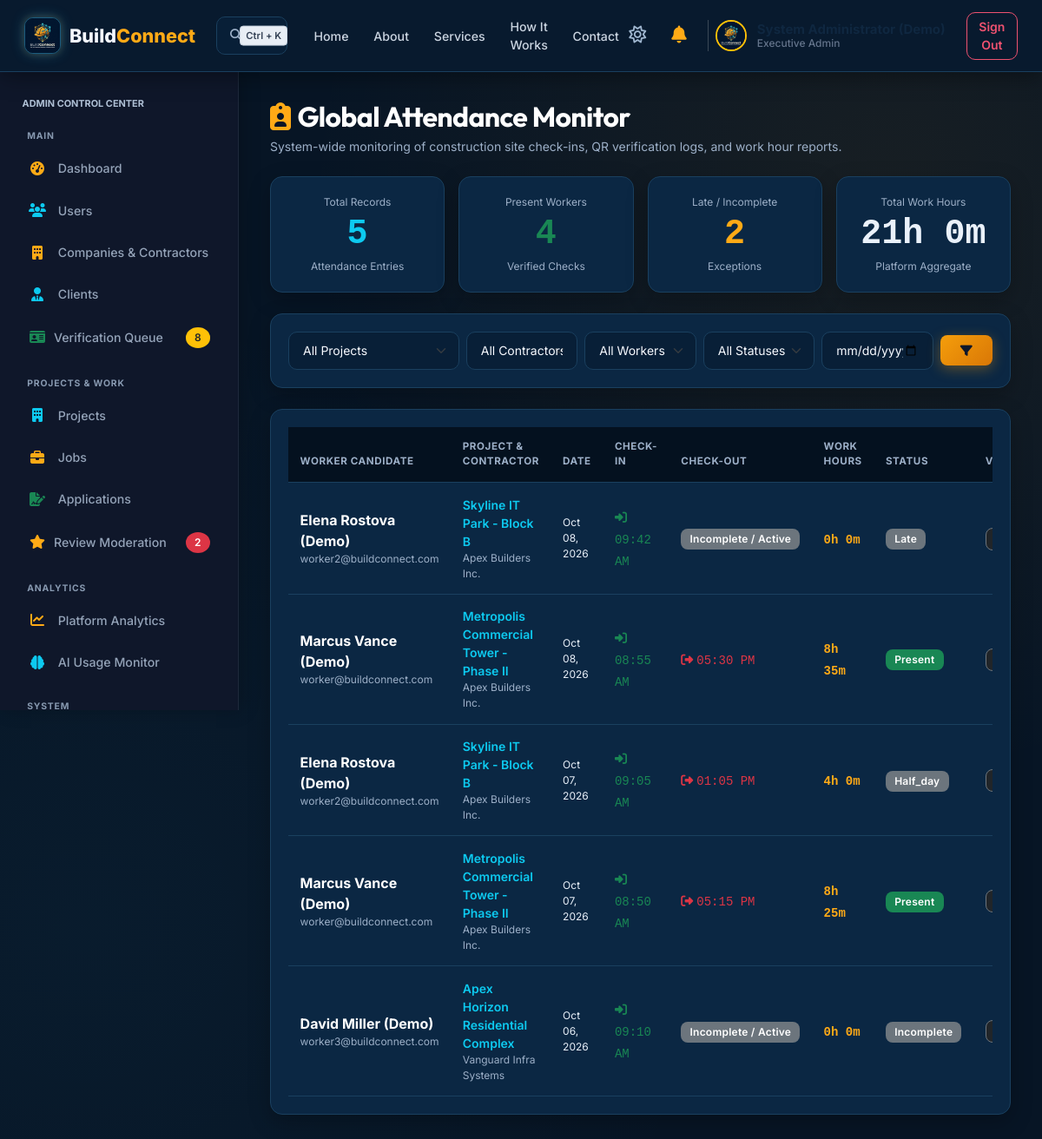
/admin/attendance.php (signed in), run on the app's committed database.
### tables this page shows
CREATE TABLE IF NOT EXISTS users (
    id INT AUTO_INCREMENT PRIMARY KEY,
    name VARCHAR(100) NOT NULL,
    email VARCHAR(150) UNIQUE NOT NULL,
    password VARCHAR(255) NOT NULL,
    role ENUM('admin', 'contractor', 'worker', 'client') NOT NULL,
    phone VARCHAR(30) DEFAULT NULL,
    avatar VARCHAR(255) DEFAULT 'default_avatar.png',
    status ENUM('active', 'inactive', 'suspended') DEFAULT 'active',
    created_at TIMESTAMP DEFAULT CURRENT_TIMESTAMP,
    updated_at TIMESTAMP DEFAULT CURRENT_TIMESTAMP ON UPDATE CURRENT_TIMESTAMP,
    INDEX idx_user_email (email),
    INDEX idx_user_role (role),
    INDEX idx_user_created (created_at)
);

CREATE TABLE IF NOT EXISTS attendance (
    id INT AUTO_INCREMENT PRIMARY KEY,
    project_id INT NOT NULL,
    worker_id INT NOT NULL,
    attendance_date DATE NOT NULL,
    check_in_time DATETIME NOT NULL,
    check_out_time DATETIME DEFAULT NULL,
    location_lat DECIMAL(10,7) DEFAULT NULL,
    location_lng DECIMAL(10,7) DEFAULT NULL,
    hours_worked DECIMAL(5,2) DEFAULT 0.00,
    verified_by_qr TINYINT(1) DEFAULT 1,
    qr_session_id INT DEFAULT NULL,
    status ENUM('present', 'late', 'half_day', 'absent', 'incomplete') DEFAULT 'present',
    created_at TIMESTAMP DEFAULT CURRENT_TIMESTAMP,
    updated_at TIMESTAMP DEFAULT CURRENT_TIMESTAMP ON UPDATE CURRENT_TIMESTAMP,
    FOREIGN KEY (project_id) REFERENCES projects(id) ON DELETE CASCADE,
    FOREIGN KEY (worker_id) REFERENCES users(id) ON DELETE CASCADE,
    FOREIGN KEY (qr_session_id) REFERENCES attendance_sessions(id) ON DELETE SET NULL,
    UNIQUE KEY uk_proj_worker_date (project_id, worker_id, attendance_date),
    INDEX idx_att_date (attendance_date),
    INDEX idx_att_status (status)
);

CREATE TABLE IF NOT EXISTS projects (
    id INT AUTO_INCREMENT PRIMARY KEY,
    contractor_id INT NOT NULL,
    client_id INT DEFAULT NULL,
    title VARCHAR(150) NOT NULL,
    description TEXT,
    location VARCHAR(200) NOT NULL,
    address VARCHAR(255) DEFAULT NULL,
    city VARCHAR(100) DEFAULT 'Ahmedabad',
    state VARCHAR(100) DEFAULT 'Gujarat',
    postal_code VARCHAR(20) DEFAULT '380054',
    location_lat DECIMAL(10,7) DEFAULT 23.0225,
    location_lng DECIMAL(10,7) DEFAULT 72.5714,
    budget DECIMAL(12,2) NOT NULL,
    start_date DATE DEFAULT NULL,
    end_date DATE DEFAULT NULL,
    status ENUM('pending', 'planning', 'active', 'in_progress', 'on_hold', 'completed', 'cancelled') DEFAULT 'in_progress',
    progress_percent INT DEFAULT 0,
    qr_code_token VARCHAR(64) UNIQUE,
    created_at TIMESTAMP DEFAULT CURRENT_TIMESTAMP,
    updated_at TIMESTAMP DEFAULT CURRENT_TIMESTAMP ON UPDATE CURRENT_TIMESTAMP,
    FOREIGN KEY (contractor_id) REFERENCES users(id) ON DELETE CASCADE,
    FOREIGN KEY (client_id) REFERENCES users(id) ON DELETE SET NULL,
    INDEX idx_project_status (status),
    INDEX idx_project_city (city),
    INDEX idx_project_state (state),
    INDEX idx_project_coords (location_lat, location_lng),
    INDEX idx_project_created (created_at)
);

CREATE TABLE IF NOT EXISTS contractors (
    id INT AUTO_INCREMENT PRIMARY KEY,
    user_id INT UNIQUE NOT NULL,
    company_name VARCHAR(150) NOT NULL,
    license_no VARCHAR(100) DEFAULT NULL,
    company_address TEXT,
    company_description TEXT DEFAULT NULL,
    city VARCHAR(100) DEFAULT NULL,
    state VARCHAR(100) DEFAULT NULL,
    website VARCHAR(255) DEFAULT NULL,
    rating_avg DECIMAL(3,2) DEFAULT 5.00,
    created_at TIMESTAMP DEFAULT CURRENT_TIMESTAMP,
    updated_at TIMESTAMP DEFAULT CURRENT_TIMESTAMP ON UPDATE CURRENT_TIMESTAMP,
    FOREIGN KEY (user_id) REFERENCES users(id) ON DELETE CASCADE
);

### admin/attendance.php (the view, shortened to what the rows shown need)
<?php
require_once __DIR__ . '/../includes/auth.php';
require_once __DIR__ . '/../includes/header.php';
require_once __DIR__ . '/../includes/navbar.php';
$db = getDB();
$where_clauses = ["1=1"];
$params = [];
$where_sql = implode(' AND ', $where_clauses);
$sql = "
    SELECT a.*, p.title as project_title,
           u_w.name as worker_name, u_w.email as worker_email,
           u_c.name as contractor_name, c_prof.company_name as contractor_company
    FROM attendance a
    JOIN projects p ON a.project_id = p.id
    JOIN users u_w ON a.worker_id = u_w.id
    JOIN users u_c ON p.contractor_id = u_c.id
    LEFT JOIN contractors c_prof ON u_c.id = c_prof.user_id
    WHERE {$where_sql}
    ORDER BY a.attendance_date DESC, a.check_in_time DESC
";
$stmt = $db->prepare($sql);
$stmt->execute($params);
$attendance_logs = $stmt->fetchAll();
?>
<div class="bc-layout">
    <?php require_once __DIR__ . '/../includes/sidebar.php'; ?>
    <main class="bc-main-content">
        <div class="d-flex justify-content-between align-items-center mb-4">
            <div>
                <h1 class="h2 fw-bold text-white mb-1">
                    <i class="fa-solid fa-clipboard-user text-warning me-2"></i>Global Attendance Monitor
                </h1>
            </div>
        </div>
        <div class="bc-card p-4">
            <div class="table-responsive">
                <table class="table table-custom align-middle mb-0">
                    <thead>
                        <tr>
                            <th>Worker Candidate</th>
                            <th>Project & Contractor</th>
                            <th>Date</th>
                            <th>Check-In</th>
                            <th>Check-Out</th>
                            <th>Work Hours</th>
                            <th>Status</th>
                            <th>Verification</th>
                        </tr>
                    </thead>
                    <tbody>
                        <?php if (empty($attendance_logs)): ?>
                            <tr><td colspan="8" class="text-center py-4 text-muted">No attendance logs found matching filters.</td></tr>
                        <?php else: ?>
                            <?php foreach ($attendance_logs as $att): ?>
                                <tr>
                                    <td>
                                        <div class="fw-bold text-white"><?= e($att['worker_name']) ?></div>
                                        <div class="text-muted extra-small"><?= e($att['worker_email']) ?></div>
                                    </td>
                                    <td>
                                        <div class="fw-semibold text-info small"><?= e($att['project_title']) ?></div>
                                        <div class="extra-small text-muted"><?= e($att['contractor_company'] ?: $att['contractor_name']) ?></div>
                                    </td>
                                    <td class="text-muted extra-small">
                                        <?= format_date($att['attendance_date']) ?>
                                    </td>
                                    <td>
                                        <span class="font-monospace text-success small"><i class="fa-solid fa-right-to-bracket me-1"></i><?= format_datetime($att['check_in_time'], 'h:i A') ?></span>
                                    </td>
                                    <td>
                                        <?php if ($att['check_out_time']): ?>
                                            <span class="font-monospace text-danger small"><i class="fa-solid fa-right-from-bracket me-1"></i><?= format_datetime($att['check_out_time'], 'h:i A') ?></span>
                                        <?php else: ?>
                                            <span class="badge bg-secondary extra-small">Incomplete / Active</span>
                                        <?php endif; ?>
                                    </td>
                                    <td>
                                        <span class="font-monospace text-warning fw-bold small"><?= format_work_hours($att['hours_worked']) ?></span>
                                    </td>
                                    <td>
                                        <span class="badge <?= get_status_badge_class($att['status']) ?>"><?= e(ucfirst($att['status'])) ?></span>
                                    </td>
                                    <td>
                                        <?php if ($att['verified_by_qr']): ?>
                                            <span class="badge bg-dark border border-secondary text-info extra-small"><i class="fa-solid fa-qrcode me-1 text-warning"></i>QR Verified</span>
                                        <?php else: ?>
                                            <span class="badge bg-secondary extra-small">Manual</span>
                                        <?php endif; ?>
                                    </td>
                                </tr>
                            <?php endforeach; ?>
                        <?php endif; ?>
                    </tbody>
                </table>
            </div>
        </div>
    </main>
</div>
<?php require_once __DIR__ . '/../includes/footer.php'; ?>

### includes/navbar.php (shortened to what the rows shown need)
<?php
$user = get_logged_user();
?>
<nav class="bc-navbar bc-navbar-modern d-flex align-items-center justify-content-between">
    <div class="d-flex align-items-center gap-3">
        <?php if ($user):
            $user_role_label = ucfirst($user['role']);
            if ($user['role'] === 'admin') $user_role_label = 'Executive Admin';
            elseif ($user['role'] === 'client') $user_role_label = 'Client';
            elseif ($user['role'] === 'worker') $user_role_label = 'Worker';
            elseif ($user['role'] === 'contractor') $user_role_label = 'Contractor';
            $user_avatar = (!empty($user['avatar']) && file_exists(__DIR__ . '/../assets/images/' . $user['avatar'])) ? $user['avatar'] : 'logo.png';
        ?>
            <button class="btn btn-sm btn-link text-slate-400 p-1 text-decoration-none d-none d-sm-inline-block" type="button" title="Toggle Light/Dark Theme">
                <i class="fa-regular fa-sun fs-5" style="color: #9FB6CF;"></i>
            </button>
            <div class="dropdown">
                <button class="btn btn-outline-secondary btn-sm position-relative text-light border-0" type="button" id="notifDropdown" data-bs-toggle="dropdown" aria-expanded="false">
                    <i class="fa-solid fa-bell text-warning fs-5" style="color: #FFAA16 !important;"></i>
                </button>
            </div>
            <div class="d-flex align-items-center gap-2 ps-2 border-start border-secondary border-opacity-50">
                <img src="<?= BASE_URL ?>/assets/images/<?= sanitize($user_avatar) ?>" alt="Avatar" class="rounded-circle border border-2 border-warning" style="width: 36px; height: 36px; object-fit: cover;">
                <div class="profile-info text-start d-flex flex-column justify-content-center ms-1 me-1" style="line-height: 1.2; min-width: 130px; flex-shrink: 0; display: flex !important; visibility: visible !important; opacity: 1 !important;">
                    <div class="fw-bold profile-name bc-user-name" style="color: #0F2740 !important; font-weight: 700 !important; font-size: 15px !important; opacity: 1 !important; visibility: visible !important; display: block !important; white-space: nowrap;"><?= sanitize($user['name'] ?? 'User') ?></div>
                    <div class="extra-small profile-role bc-user-role" style="color: #64748B !important; font-size: 12px !important; font-weight: 500 !important; opacity: 1 !important; visibility: visible !important; display: block !important; white-space: nowrap;"><?= sanitize($user_role_label) ?></div>
                </div>
            </div>
            <a href="<?= BASE_URL ?>/logout.php" class="btn btn-outline-danger btn-sm ms-1">Sign Out</a>
        <?php endif; ?>
    </div>
</nav>

### includes/sidebar.php (shortened to what the rows shown need)
<?php
$user = get_logged_user();
$is_worker = ($user && isset($user['role']) && $user['role'] === ROLE_WORKER);
$is_admin  = ($user && isset($user['role']) && $user['role'] === ROLE_ADMIN);
$is_client = ($user && isset($user['role']) && $user['role'] === ROLE_CLIENT);
$is_contractor = ($user && isset($user['role']) && $user['role'] === ROLE_CONTRACTOR);
$sidebar_class = 'bc-sidebar';
$sidebar_id = '';
if ($is_worker) {
    $sidebar_class .= ' bc-sidebar-worker';
    $sidebar_id = 'id="bc-worker-sidebar"';
} elseif ($is_admin) {
    $sidebar_class .= ' bc-sidebar-admin';
    $sidebar_id = 'id="bc-admin-sidebar"';
} elseif ($is_client) {
    $sidebar_class .= ' bc-sidebar-client';
    $sidebar_id = 'id="bc-client-sidebar"';
} elseif ($is_contractor) {
    $sidebar_class .= ' bc-sidebar-contractor';
    $sidebar_id = 'id="bc-contractor-sidebar"';
}
?>
<aside class="<?= $sidebar_class ?>" <?= $sidebar_id ?>>
    <div class="px-2 mb-3">
        <div class="text-uppercase text-muted extra-small fw-bold tracking-wider" style="font-size: 0.68rem; color: var(--bc-text-secondary) !important;">
            <?= $user ? sanitize(strtoupper($user['role'])) . ' CONTROL CENTER' : 'NAVIGATION' ?>
        </div>
    </div>
</aside>

### data on the page
users: role "Executive Admin", role "ADMIN"
attendance: worker.name "Elena Rostova (Demo)", worker.email "worker2@buildconnect.com", project.title "Skyline IT Park - Block B", contractors.company_name "Apex Builders Inc.", attendance_date "Oct 08, 2026", check_in_time "09:42 AM", shows "Incomplete / Active", hours_worked "0h 0m", status "Late"
attendance: worker.name "Marcus Vance (Demo)", worker.email "worker@buildconnect.com", project.title "Metropolis Commercial Tower - Phase II", contractors.company_name "Apex Builders Inc.", attendance_date "Oct 08, 2026", check_in_time "08:55 AM", check_out_time "05:30 PM", hours_worked "8h 35m", status "Present"
attendance: worker.name "Elena Rostova (Demo)", worker.email "worker2@buildconnect.com", project.title "Skyline IT Park - Block B", contractors.company_name "Apex Builders Inc.", attendance_date "Oct 07, 2026", check_in_time "09:05 AM", check_out_time "01:05 PM", hours_worked "4h 0m", status "Half_day"
attendance: worker.name "Marcus Vance (Demo)", worker.email "worker@buildconnect.com", project.title "Metropolis Commercial Tower - Phase II", contractors.company_name "Apex Builders Inc.", attendance_date "Oct 07, 2026", check_in_time "08:50 AM", check_out_time "05:15 PM", hours_worked "8h 25m", status "Present"
attendance: worker.name "David Miller (Demo)", worker.email "worker3@buildconnect.com", project.title "Apex Horizon Residential Complex", contractors.company_name "Vanguard Infra Systems", attendance_date "Oct 06, 2026", check_in_time "09:10 AM", shows "Incomplete / Active", hours_worked "0h 0m", status "Incomplete"

### other printed values
$metrics['total_records'] "5"
$metrics['present_count'] "4"
format_work_hours($metrics['total_hours'] ?? 0) "21h 0m"
